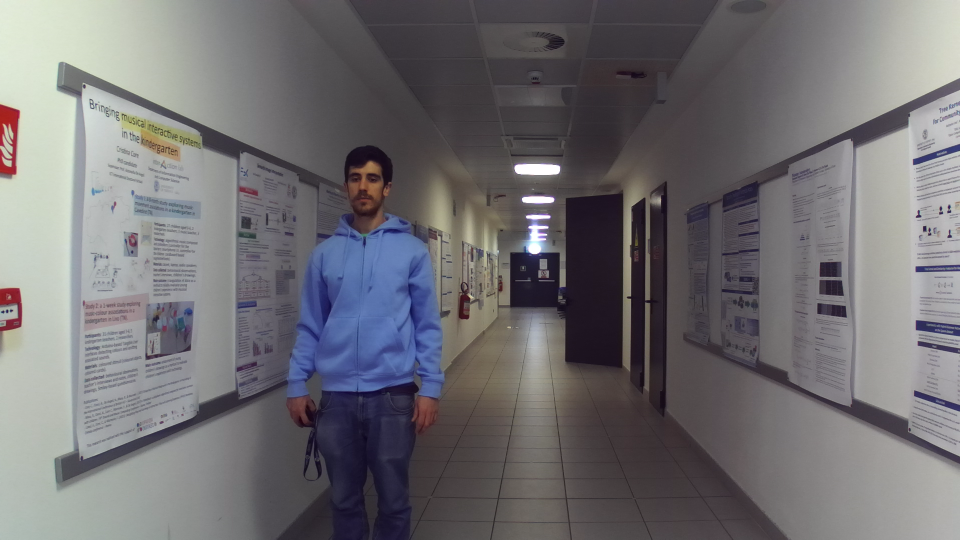
#> input picture assets/old/H_CB_07_8.png, 1920 x 1080 px, found by its file name (shown at 1/2 size); the run also reads 1 picture not shown here
$ jupyter execute --allow-errors main_security_copy.ipynb
#> lines starting #> are read from the running program, lines starting #| are printed output that depends on the picture
### Importing Resources

[cell 1]
import matplotlib.pyplot as plt
import numpy as np

[cell 2]
from skimage.color import rgb2gray
from skimage import data
from skimage.segmentation import active_contour
from skimage.draw import polygon_perimeter

from skimage.filters import sobel
from skimage.feature import canny
from skimage import measure
from skimage.io import imread

# YOLO algorithm:

source: https://github.com/Garima13a/YOLO-Object-Detection

### Importing Resources

We will start by loading the required packages into Python. We will be using OpenCV to load our images, matplotlib to plot them, autils module that contains some helper functions, and a modified version of Darknet. YOLO uses Darknet, an open source, deep neural network framework written by the creators of YOLO. The version of Darknet used in this notebook has been modified to work in PyTorch 0.4 and has been simplified because we won't be doing any training. Instead, we will be using a set of pre-trained weights that were trained on the Common Objects in Context (COCO) database. For more information on Darknet, please visit Darknet.

[cell 3]
import cv2

from YOLO.utils import *
from YOLO.darknet import Darknet

#import numpy as np
#import matplotlib.pyplot as plt

### Setting Up The Neural Network

We will be using the latest version of YOLO, known as YOLOv3. We have already downloaded the `yolov3.cfg` file that contains the network architecture used by YOLOv3 and placed it in the `/cfg/` folder. Similarly, we have placed the `yolov3.weights` file that contains the pre-trained weights in the `/weights/` directory. Finally, the `/data/` directory, contains the `coco.names` file that has the list of the 80 object classes that the weights were trained to detect.

In the code below, we start by specifying the location of the files that contain the neural network architecture, the pre-trained weights, and the object classes.  We then use *Darknet* to setup the neural network using the network architecture specified in the `cfg_file`. We then use the`.load_weights()` method to load our set of pre-trained weights into the model. Finally, we use the `load_class_names()` function, from the `utils` module, to load the 80 object classes.

[cell 4]
# Set the location and name of the cfg file
cfg_file = './YOLO/cfg/yolov3.cfg'

# Set the location and name of the pre-trained weights file
weight_file = './YOLO/weights/yolov3.weights'

# Set the location and name of the COCO object classes file
namesfile = 'YOLO/data/coco.names'

# Load the network architecture
#> (the rest of this cell did not finish here and is left out)

### Object Detection

Once the image has been loaded and resized, and you have chosen your parameters for `nms_thresh` and `iou_thresh`, we can use the YOLO algorithm to detect objects in the image. We detect the objects using the `detect_objects(m, resized_image, iou_thresh, nms_thresh)`function from the `utils` module. This function takes in the model `m` returned by *Darknet*, the resized image, and the NMS and IOU thresholds, and returns the bounding boxes of the objects found.

Each bounding box contains 7 parameters: the coordinates *(x, y)* of the center of the bounding box, the width *w* and height *h* of the bounding box, the confidence detection level, the object class probability, and the object class id. The `detect_objects()` function also prints out the time it took for the YOLO algorithm to detect the objects in the image and the number of objects detected. Since we are running the algorithm on a CPU it takes about 2 seconds to detect the objects in an image, however, if we were to use a GPU it would run much faster.

Once we have the bounding boxes of the objects found by YOLO, we can print the class of the objects found and their corresponding object class probability. To do this we use the `print_objects()` function in the `utils` module.

Finally, we use the `plot_boxes()` function to plot the bounding boxes and corresponding object class labels found by YOLO in our image. If you set the `plot_labels` flag to `False` you will display the bounding boxes with no labels. This makes it easier to view the bounding boxes if your `nms_thresh` is too low. The `plot_boxes()`function uses the same color to plot the bounding boxes of the same object class. However, if you want all bounding boxes to be the same color, you can use the `color` keyword to set the desired color. For example, if you want all the bounding boxes to be red you can use:

`plot_boxes(original_image, boxes, class_names, plot_labels = True, color = (1,0,0))`

You are encouraged to change the `iou_thresh` and `nms_thresh` parameters to see how they affect the YOLO detection algorithm. The default values of `iou_thresh = 0.4` and `nms_thresh = 0.6` work well to detect objects in different kinds of images. In the cell below, we have repeated some of the code used before in order to prevent you from scrolling up down when you want to change the `iou_thresh` and `nms_thresh`parameters or the image. Have Fun!

[cell 5]
# Set the default figure size
plt.rcParams['figure.figsize'] = [24.0, 14.0]

# Load the image
img = cv2.imread('./YOLO/images/H_CB_07_8.png')
#> img is the input picture: shape (1080, 1920, 3); mean B, G, R 114.1, 110.8, 112.7

# Convert the image to RGB
original_image = cv2.cvtColor(img, cv2.COLOR_BGR2RGB)

# We resize the image to the input width and height of the first layer of the network.
#> (the rest of this cell did not finish here and is left out)

### Bounding box vertexes

From the YOLO algorithm, we retrieve the bounding box vertexes coordinates (x1,y1,x2,y2). These coordinates will be used later on to create a mask for the canny edge detector.

[cell 6]
# REF: plot_boxes from utils.py
# Get the width and height of the image
width = img.shape[1]
#> width = 1920
height = img.shape[0]
#> height = 1080

# Plot the bounding boxes and corresponding labels on top of the image
#> (the rest of this cell did not finish here and is left out)

# Depth estimation processing

[cell 7]
img = imread("H_CB_07_8_disp.jpeg")
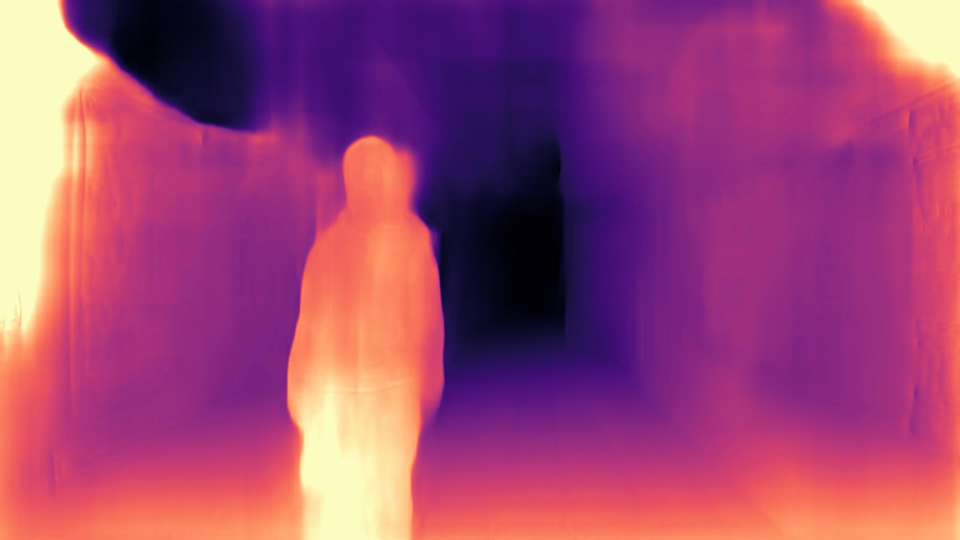
#> input picture assets/old/H_CB_07_8_disp.jpeg, 1920 x 1080 px, found by its file name (shown at 1/2 size)
#> img is the input picture: shape (1080, 1920, 3); mean R, G, B 159.4, 69.3, 114.7
img_gray = rgb2gray(img)
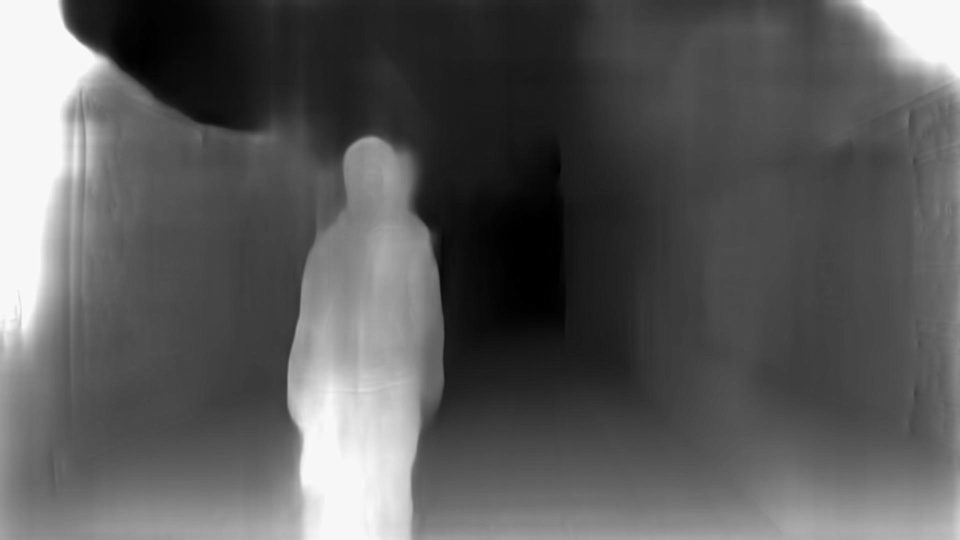
#> img_gray: shape (1080, 1920) float64 (shown at 1/2 size); min 0.000565, max 0.984, mean 0.36

#mask
mask = np.ones(img_gray.shape)
#yolo bounding box parameters
#> (the rest of this cell did not finish here and is left out)

### Unite all contours

[cell 8]
all_contours = []
all_contours_y = []
all_contours_x = []

#> (the rest of this cell did not finish here and is left out)

### Close the contour v1.0

#> (a cell that did not finish here is left out)

### Load depth image

Output of our monodepth2 model

Source: https://github.com/nianticlabs/monodepth2

[cell 10]
#Plot depth image
img = imread("H_CB_07_disp.jpeg")
plt.imshow(img)

### Eliminate background

Keeping only the depth information kept inside the closed contour

[cell 11]
# vowels list
vowels = ['a', 'e', 'i', 'e', 'i', 'u']
# index of 'e'
indexPosList = [ i for i in range(len(vowels)) if vowels[i] == 'e' ]
print('The index of e:', indexPosList)

[cell 12]
img_nb = imread("H_CB_07_disp.jpeg")

list_index = [] #pixel position inside close contour

# Scan image up-down/left-right
#> (the rest of this cell did not finish here and is left out)

#### eliminate background test

[cell 13]
def get_min_max_x(y, all_contours_y,all_contours_x, min_x_prev, max_x_prev):
    #Get indexes for pixels from contours at certain row (y)
    indexPosList = [ i for i in range(len(all_contours_y)) if all_contours_y[i] == y ]
    #Check for open contour from both sides
    if(len(indexPosList)==0):  #this will never happen at the very beginning of the contour
        #use previous boundaries
        min_x = min_x_prev
        max_x = max_x_prev
    else:
        #Initial values of min and max equals to the image boundaries
        min_x = img_nb.shape[1]
        max_x = 0
        #Get the min and max values for x
        for index in indexPosList:
            if(all_contours_x[index] > max_x):
                max_x = all_contours_x[index]
            if(all_contours_x[index] < min_x):
                min_x = all_contours_x[index]

    return min_x,max_x

[cell 14]
img_nb = imread("H_CB_07_disp.jpeg")

list_index = [] #pixel position inside close contour

# Scan image up-down/left-right         THIS IS USELESSS!!!! USE ALL_CONTOURS_Y
#> (the rest of this cell did not finish here and is left out)

[cell 15]
y = 600
indexPosList = [ i for i in range(len(all_contours_y)) if all_contours_y[i] == y ]
print(indexPosList)
min_x = img_nb.shape[1]
#> min_x = 1920
max_x = 0
for index in indexPosList:
    print(all_contours_x[index])
    if(all_contours_x[index] > max_x):
        max_x = all_contours_x[index]
    if(all_contours_x[index] < min_x):
        min_x = all_contours_x[index]
#> after the loop, max_x = 0; min_x = 1920
print(min_x,max_x)
#| 1920 0
